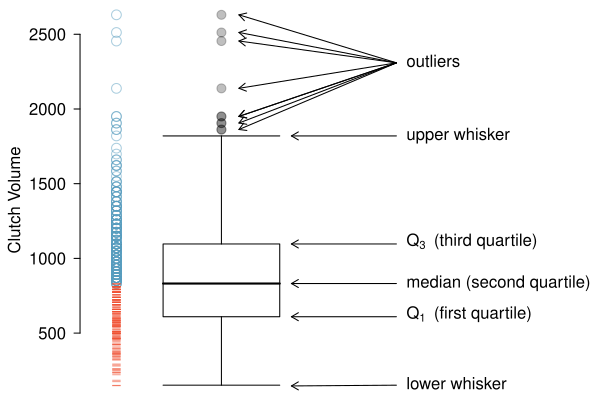

Recreate this plot in R.
require(openintro)
#data(frog.altitude)
data(COL)
d   <- frog.altitude$clutch.volume

myPDF("frogBoxPlot.pdf", 6.1, 4,
      mar = c(0, 4, 0, 1),
      mgp = c(2.8, 0.7, 0))
boxPlot(d,
        ylab = 'Clutch Volume',
        xlim = c(0.3, 3),
        axes = FALSE,
        ylim = range(d))
axis(2)

arrows(2,min(d), 1.4, min(d) - 5, length = 0.08)
text(2, min(d), 'lower whisker', pos = 4)

q1 <- quantile(d, 0.25)
arrows(2, q1, 1.4, q1, length = 0.08)
text(2, q1,
     expression(Q[1]~~'(first quartile)'), pos = 4)

m <- median(d)
arrows(2, m, 1.4, m, length = 0.08)
text(2, m, 'median (second quartile)', pos = 4)

q3 <- quantile(d, 0.75)
arrows(2, q3, 1.4, q3, length = 0.08)
text(2, q3,
     expression(Q[3]~~'(third quartile)'), pos = 4)

arrows(2, rev(sort(d))[11],
       1.4, rev(sort(d))[11], length = 0.08)
text(2, rev(sort(d))[11],
     'upper whisker', pos = 4)

#y <- quantile(d, 0.75) + 1.5 * IQR(d)
#arrows(2, y, 1.4, y, length = 0.08)
#lines(c(0.72, 1.28), rep(y, 2),
      #lty = 3, col = '#00000066')
#text(2, y,
     #'max whisker reach', pos = 4)

m <- rev(tail(sort(d), 9))
s <- m[1] - 0.4 * sd(m)
arrows(2, s - 200, 1.1, m[1] - 0.2, length = 0.08)
arrows(2, s - 200, 1.1, m[2] + 0.3, length = 0.08)
arrows(2, s - 200, 1.1, m[3] + 0.35, length = 0.08)
arrows(2, s - 200, 1.1, m[4] + 0.4, length = 0.08)
arrows(2, s - 200, 1.1, m[5] + 0.45, length = 0.08)
arrows(2, s - 200, 1.1, m[6] + 0.5, length = 0.08)
#arrows(2, s - 200, 1.1, m[7] + 0.55, length = 0.08)
arrows(2, s - 200, 1.1, m[8] + 0.6, length = 0.08)
arrows(2, s - 200, 1.1, m[9] + 0.7, length = 0.08)
text(2, s - 200, 'outliers', pos = 4)

points(rep(0.4, 215), rev(sort(d))[1:215],
       cex = rep(1.3, 431),
       col = rep(COL[1, 3], 431),
       pch = rep(1, 431))
points(rep(0.4, 215), sort(d)[1:215],
       cex = rep(1, 215),
       col = rep(COL[4,3], 215),
       pch = rep("-", 215))

dev.off()
